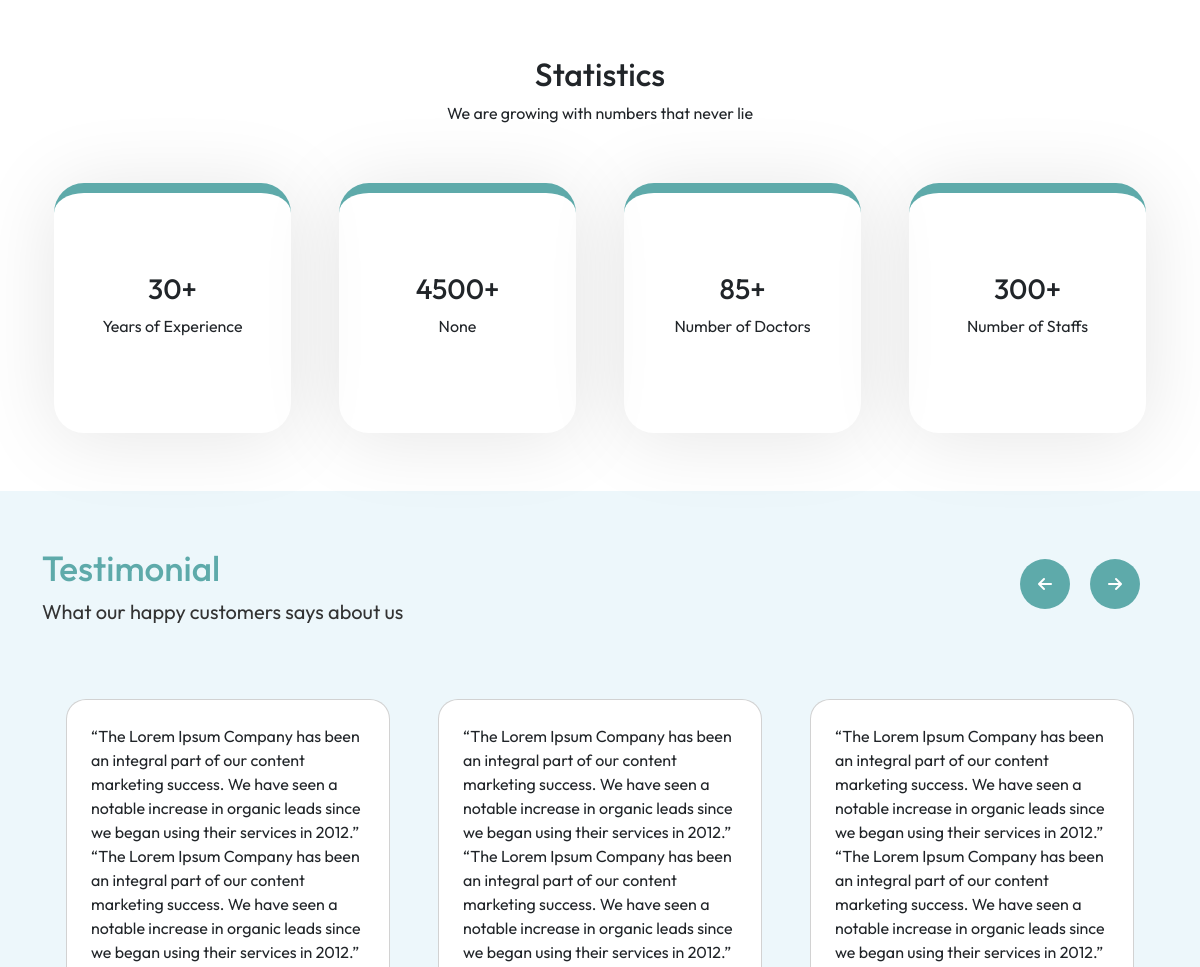
Before: / (middle part) with the older database file.
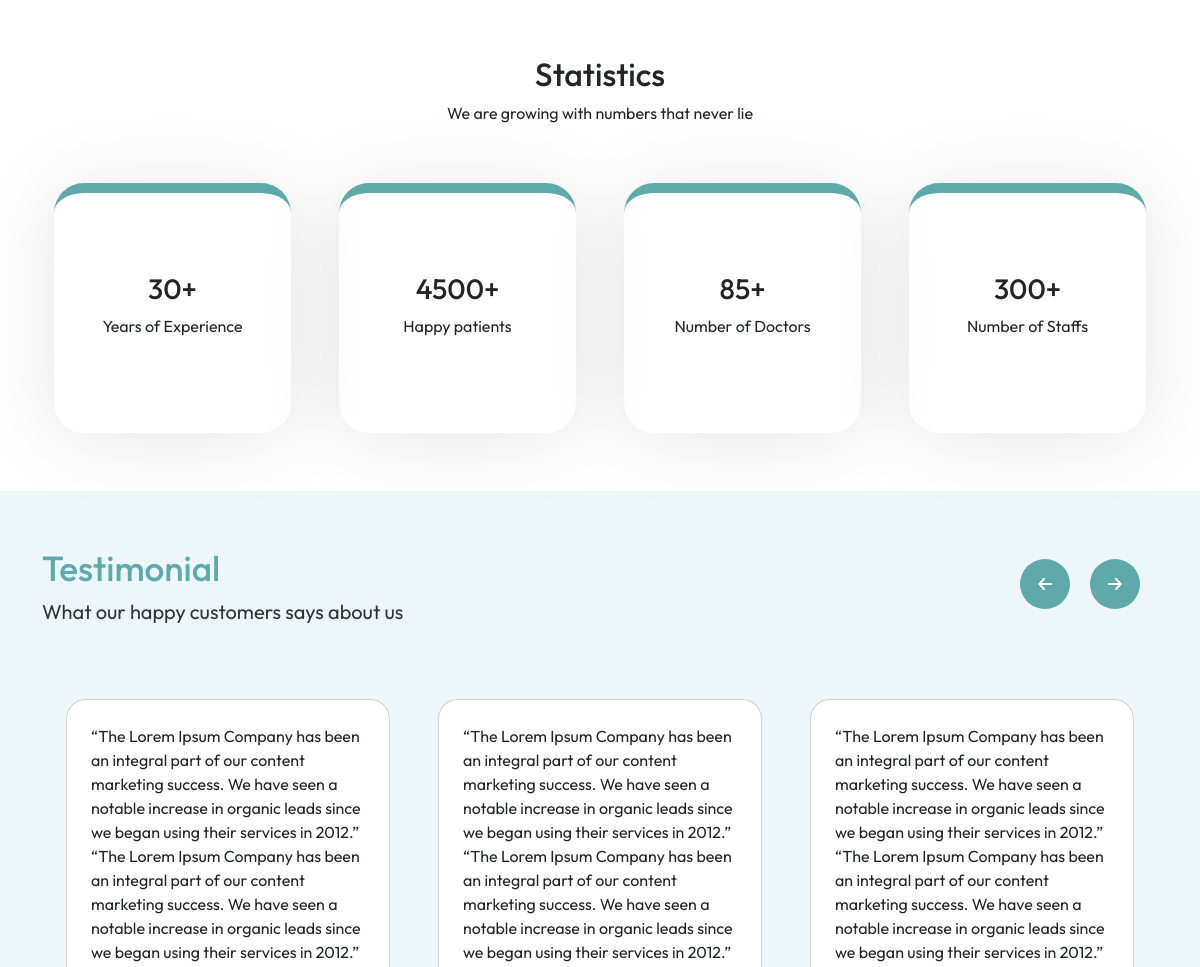
After: the same page with the newer database file.
### tables this page shows
CREATE TABLE "home_statistics" (
	"title"	TEXT,
	"count"	TEXT
);

### flask_app.py (the view)
@app.route('/')
def index():
    database_connection = sqlite3.connect(database_location)
    database_cursor = database_connection.cursor()
    slides = database_cursor.execute("SELECT * FROM home_carousel")
    slides = slides.fetchall()
    about = database_cursor.execute("SELECT * FROM home_page")
    about = about.fetchone()
    specialties = database_cursor.execute("SELECT * FROM specialty")
    specialties = specialties.fetchmany(3)
    statistics = database_cursor.execute("SELECT * FROM home_statistics")
    statistics = statistics.fetchall()
    doctor_data = database_cursor.execute("SELECT * FROM doctors")
    doctor_data = doctor_data.fetchall()
    testimonials = database_cursor.execute("SELECT * FROM testimonials")
    testimonials = testimonials.fetchall()
    faqs = database_cursor.execute("SELECT * FROM home_faq")
    faqs = faqs.fetchall()
    database_connection.commit()
    database_connection.close()
    return render_template('index.html',slides=slides, about=about, specialties=specialties, statistics=statistics, social_links=social_links, doctor_data=doctor_data, testimonials=testimonials, faqs=faqs)

### templates/index.html (shortened to what this page needs)
<!DOCTYPE html>
<html lang="en">
<head>
  <link rel="stylesheet" href="https://cdnjs.cloudflare.com/ajax/libs/slick-carousel/1.8.1/slick-theme.min.css"
 />
  <link rel="stylesheet" href="https://cdnjs.cloudflare.com/ajax/libs/slick-carousel/1.8.1/slick.min.css"
 />
  <link href="https://cdn.jsdelivr.net/npm/bootstrap@5.2.0/dist/css/bootstrap.min.css" rel="stylesheet"
>
  <link rel="stylesheet" href="../static/stylesheets/common.css">
  <link rel="stylesheet" href="../static/stylesheets/index.css">
  <link rel="stylesheet" href="../static/stylesheets/mediaquery.css">
</head>
<body>
  <div id="statistics">
    <div class="container py-5">
      <div class="row text-center">
        <h2 class="my-2">Statistics</h2>
        <p class="mb-5">We are growing with numbers that never lie</p>
      </div>
      <div class="row text-center">
        {% for stat in statistics %}
        <div class="col-lg-3 col-md-6 px-4">
          <div class="statistics_card">
            <h3>{{stat[1]}}</h3>
            <p>{{stat[0]}}</p>
          </div>
        </div>
        {% endfor %}
      </div>
    </div>
  </div>
  <div class="testimonial_sect py-5">
    <div class="container">
      <div class="testimonial_header mb-5 py-2">
        <h2>Testimonial</h2>
        <p>What our happy customers says about us</p>
      </div>
      <div class="testiomonial_feedback">
        <div class="row slider">
          {% for testimonial in testimonials %}
          <div class="col-lg-4">
            <div class="card card_testimonial p-4 mx-lg-4 mx-md-3 mx-2">
              <p>{{testimonial[3]}}</p>
            </div>
          </div>
          {% endfor %}
        </div>
      </div>
    </div>
  </div>
</body>
</html>

Changed rows visible on the page:
changed home_statistics: title "None" → "Happy patients"
